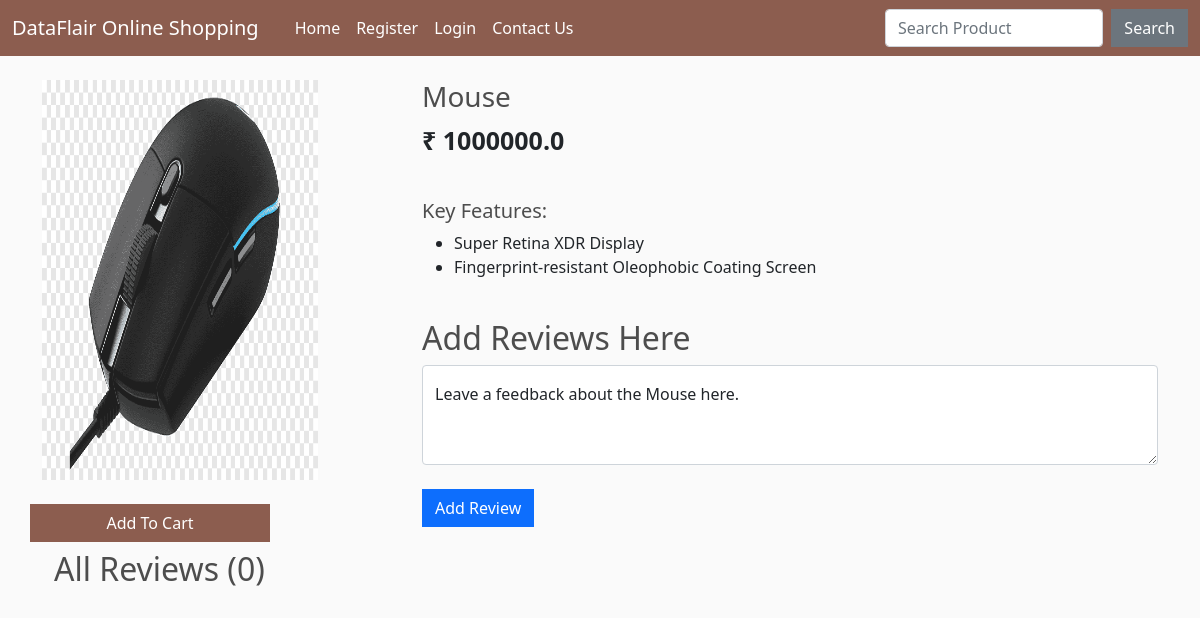
The page /product_view/5/ on the database its author committed.
### shop/models.py (models this page shows, shortened)
class Product(models.Model):
    name = models.CharField(max_length=100)
    price = models.FloatField()
    image = models.ImageField(upload_to="", default="")

class Feature(models.Model):
    product = models.ForeignKey(Product, on_delete=models.CASCADE)
    feature = models.CharField(max_length=1000, null=True, blank=True)

### shop/views.py (the view)
# urls.py: path("product_view/<int:myid>/", views.product_view, name="product_view"),
def product_view(request, myid):
    product = Product.objects.filter(id=myid).first()
    feature = Feature.objects.filter(product=product)
    reviews = Review.objects.filter(product=product)
    data = cartData(request)
    items = data['items']
    order = data['order']
    cartItems = data['cartItems']
    if request.method=="POST":
        content = request.POST['content']
        review = Review(customer=customer, content=content, product=product)
        review.save()
        return redirect(f"/product_view/{product.id}")
    return render(request, "product_view.html", {'product':product, 'cartItems':cartItems, 'feature':feature, 'reviews':reviews})

### shop/inherit.py (called while the page is built)
def cartData(request):
    if request.user.is_authenticated:
        customer = request.user.customer
        order, created = Order.objects.get_or_create(customer=customer, complete=False)
        items = order.orderitem_set.all()
        cartItems = order.get_cart_items
    else:
        items = []
        order = {'get_cart_total':0, 'get_cart_items':0}
        cartItems = order['get_cart_items']
    return {'cartItems':cartItems, 'items':items, 'order':order}

### shop/templates/product_view.html (shortened to what this page needs)
{% extends 'base.html' %}
{% load static %}
{% block body %}
{% load humanize %}
<div class="container mt-4">
    <div class="row">
    <div class="col-md-4">
    <div class="row">
<img src="/media/{{product.image}}" alt="" style="width: 300px; height: 400px;">
    </div>
    <br>
    <div class="row">
        <button data-product="{{product.id}}" data-action="add" class="btn add-btn update-cart"
        style="background-color: #8c5d4f; color: white; width: 15rem;">Add To Cart</button>    </div>
</div>
<div class="col-md-8">
    <h3>{{product.name}}</h3>
    <p style="font-size: 25px;"><b>₹ {{product.price}}</b></p>
    <br>
    <h5>Key Features:</h5>
    <ul>
        {% for i in feature %}
        <li>{{i.feature}}</li>
        {% endfor %}
    </ul>
    <br>
      <h2>Add Reviews Here</h2>
      <form method="POST" action="/product_view/{{product.id}}/"> {% csrf_token %}
            <div class="form-floating">
                  <textarea class="form-control" placeholder="Leave a comment here" id="floatingTextarea2"
                        style="height: 100px" id="content" name="content"></textarea>
                  <label for="floatingTextarea2">Leave a feedback about the {{product.name}} here.</label>
                  <br>
                  <button type="submit" class="btn btn-primary">Add Review</button>
            </div>
      </form>
</div>
</div>
<div class="container mt-2">
          <h2>All Reviews ({{reviews.count}})</h2>
    </div>
</div>
{% endblock %}

### shop/templates/base.html (style rules this page uses)
body { background-color: hsl(0, 0%, 98%); }
h1, h2, h3, h4, h5, h6 { color: hsl(0, 0%, 30%); }
.btn { border-radius: 0; }

### rows shown on the page
Product: image (picture), name "Mouse", price "1000000.0"
Feature: feature "Super Retina XDR Display"
Feature: feature "Fingerprint-resistant Oleophobic Coating Screen"

### other values the page prints
{{ reviews.count }} "0"
